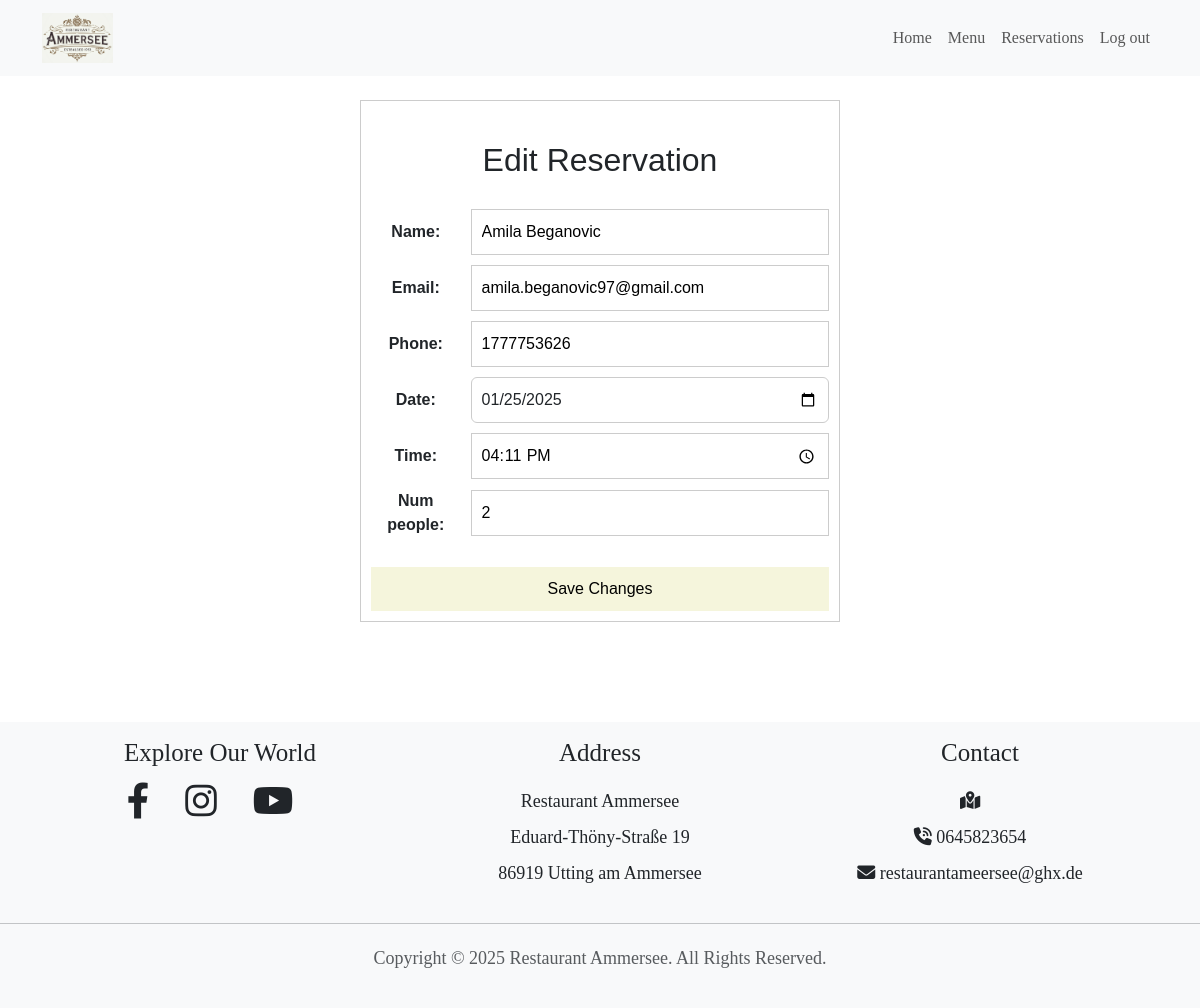
Page /restaurant/admin/reservations/35/edit/ (signed in) on the committed database.
### restaurant/models.py (models this page shows, shortened)
class Reservation(models.Model):
    time = models.TimeField(blank=False, null=False)
    num_people = models.IntegerField(
        validators=[MinValueValidator(1)]  # Ensure the number of people is at least 1
    )
    name = models.CharField(max_length=200)
    email = models.EmailField(validators=[EmailValidator()], blank=True, null=True)  # Allow blank email
    phone = models.CharField(
        max_length=20, validators=[RegexValidator(r"^\+?\d{9,15}$")]  # Validate phone number format
    )
    date = models.DateField(validators=[validate_future_date])  # Use the custom validator
    user = models.ForeignKey(
        settings.AUTH_USER_MODEL, on_delete=models.CASCADE, null=True, blank=True  # Link to the User model
    )

### restaurant/views.py (the view)
# urls.py: path("admin/reservations/<int:pk>/edit/", views.admin_edit_reservation, name="admin_edit_reservation"),
@login_required
@user_passes_test(lambda u: u.is_superuser)
def admin_edit_reservation(request, pk):
    reservation = get_object_or_404(Reservation, pk=pk)
    if request.method == "POST":
        form = ReservationForm(request.POST, instance=reservation)
        if form.is_valid():
            form.save()
            return redirect("restaurant:admin_reservations")
    else:
        form = ReservationForm(instance=reservation)
    return render(
        request,
        "reservations/admin_edit_reservation.html",
        {"form": form, "reservation": reservation},
    )

### restaurant/forms.py (shortened to what this page needs)
class ReservationForm(forms.ModelForm):
    class Meta:
        model = Reservation  # Use the Reservation model
        fields = ['name', 'email', 'phone', 'date', 'time', 'num_people']
        widgets = {  # Customize the widgets for some fields
            'date': forms.DateInput(  # Use a date picker for the date field
                attrs={
                    'type': 'date',
                    'class': 'datepicker',
                    'placeholder': 'Select a date'
                },
                format='%Y-%m-%d'
            ),
            'time': forms.TimeInput(attrs={'type': 'time'}),  # Use a time picker for the time field
            'email': forms.EmailInput(attrs={}),  # Use a default email input
        }

### restaurant/templates/reservations/admin_edit_reservation.html (shortened to what this page needs)
{% extends 'base.html' %}
{% block content %}
{% load static %}
<link rel="stylesheet" href="{% static 'css/reservations.css' %}">
<div id="edit-reservation-form">
  <h2>Edit Reservation</h2>
  <form method="post">
    {{ form.name.label_tag }}
    {{ form.name }}
    {{ form.email.label_tag }}
    {{ form.email }}
    {{ form.phone.label_tag }}
    {{ form.phone }}
    {{ form.date.label_tag }}
    <input type="date" name="date" class="form-control" id="{{ form.date.id_for_label }}"
      value="{{ form.date.value|date:'Y-m-d' }}">
    {{ form.time.label_tag }}
    {{ form.time }}
    {{ form.num_people.label_tag }}
    {{ form.num_people }}
    <button type="submit">Save Changes</button>
  </form>
</div>
{% endblock %}

### staticfiles/css/style.css (style rules this page uses)
html, body { width: 100%; margin: 0; font-family: 'Playfair Display', serif; display: flex; flex-direction: column; min-height: 100vh; gap: 50px; }

### static/css/reservations.css (style rules this page uses)
#edit-reservation-form { background-color: #fff; border: 1px solid #ccc; padding: 20px; width: 40%; margin: 50px auto; font-family: Arial, sans-serif; text-align: center; }
#edit-reservation-form form { display: grid; grid-template-columns: 1fr 2fr; gap: 10px; align-items: center; }
#edit-reservation-form label { grid-column: 1; text-align: right; font-weight: bold; }
#edit-reservation-form input, #edit-reservation-form select { grid-column: 2; box-sizing: border-box; padding: 10px; border: 1px solid #ccc; }
#edit-reservation-form button { grid-column: 1 / span 2; background-color: beige; color: #000000; padding: 10px 20px; border: none; cursor: pointer; width: 100%; margin-top: 20px; }
#edit-reservation-form { background-color: #fff; border: 1px solid #ccc; padding: 10px; width: 40%; font-family: Arial, sans-serif; text-align: center; }
#edit-reservation-form h2 { margin: 30px; }
#edit-reservation-form form { display: grid; grid-template-columns: 0.5fr 2fr; gap: 10px; align-items: center; justify-content: start; text-align: left; }
#edit-reservation-form label { grid-column: 1; text-align: center; font-weight: bold; }

### rows in the picture
Reservation: name "Amila Beganovic", email "amila.beganovic97@gmail.com", phone "1777753626", date "01/25/2025", time "16:11:00", num_people "2"
